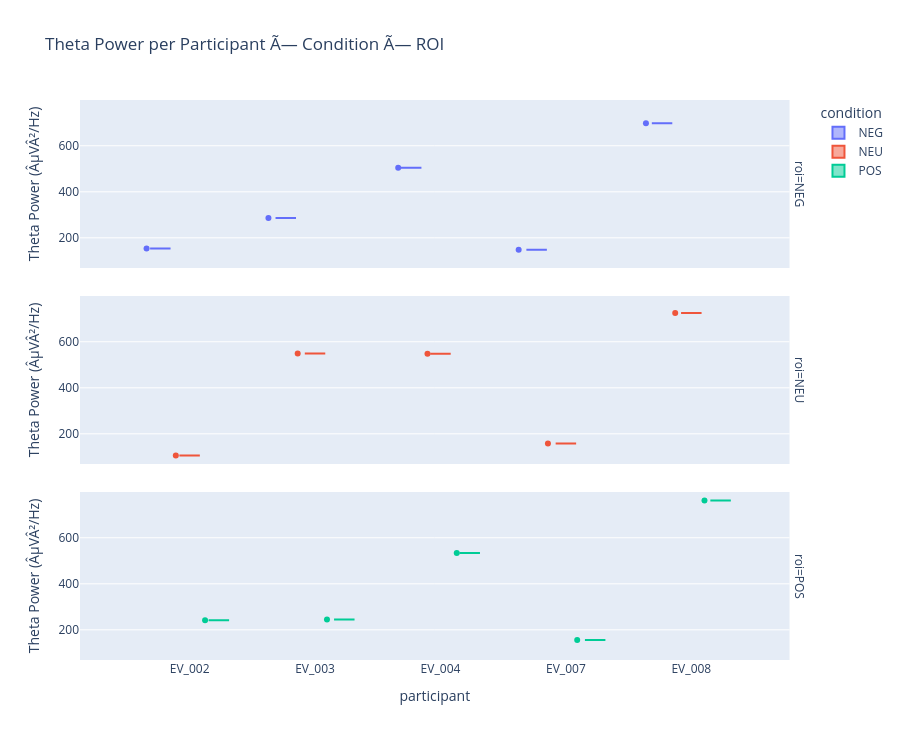

Notebook code cell kept with this figure:
### Code cell
# --- Boxplot: distribution per participant Ã— condition Ã— ROI ---
fig = px.box(
    theta_flat.to_pandas(),
    x="participant", y="theta", color="condition",
    facet_row="roi", facet_row_spacing=0.05,
    points="all", hover_data=["block"],
    title="Theta Power per Participant Ã— Condition Ã— ROI",
    labels={"theta": "Theta Power (ÂµVÂ²/Hz)"},
)
fig.update_layout(height=220 * theta_flat["roi"].n_unique() + 80)
fig.show()

### Figure 1 — Plotly figure (JSON) as saved in the notebook; plotly's stock layout.template omitted (floating-point values rounded to 4 significant figures)
{"data": [{"alignmentgroup": "True", "boxpoints": "all", "customdata": [["bs1"], ["bs1"], ["bs1"], ["bs1"], ["bs1"]], "hovertemplate": "condition=NEG<br>roi=NEG<br>participant=%{x}<br>Theta Power (ÂµVÂ²/Hz)=%{y}<br>block=%{customdata[0]}<extra></extra>", "legendgroup": "NEG", "marker": {"color": "#636efa"}, "name": "NEG", "notched": false, "offsetgroup": "NEG", "orientation": "v", "showlegend": true, "type": "box", "x": ["EV_002", "EV_003", "EV_004", "EV_007", "EV_008"], "x0": " ", "xaxis": "x3", "y": [153.0, 286.0, 504.2, 148.1, 698.4], "y0": " ", "yaxis": "y3"}, {"alignmentgroup": "True", "boxpoints": "all", "customdata": [["bs2"], ["bs2"], ["bs2"], ["bs2"], ["bs2"]], "hovertemplate": "condition=NEU<br>roi=NEU<br>participant=%{x}<br>Theta Power (ÂµVÂ²/Hz)=%{y}<br>block=%{customdata[0]}<extra></extra>", "legendgroup": "NEU", "marker": {"color": "#EF553B"}, "name": "NEU", "notched": false, "offsetgroup": "NEU", "orientation": "v", "showlegend": true, "type": "box", "x": ["EV_002", "EV_003", "EV_004", "EV_007", "EV_008"], "x0": " ", "xaxis": "x2", "y": [105.2, 549.4, 548.1, 157.8, 725.6], "y0": " ", "yaxis": "y2"}, {"alignmentgroup": "True", "boxpoints": "all", "customdata": [["bs3"], ["bs3"], ["bs3"], ["bs3"], ["bs3"]], "hovertemplate": "condition=POS<br>roi=POS<br>participant=%{x}<br>Theta Power (ÂµVÂ²/Hz)=%{y}<br>block=%{customdata[0]}<extra></extra>", "legendgroup": "POS", "marker": {"color": "#00cc96"}, "name": "POS", "notched": false, "offsetgroup": "POS", "orientation": "v", "showlegend": true, "type": "box", "x": ["EV_002", "EV_003", "EV_004", "EV_007", "EV_008"], "x0": " ", "xaxis": "x", "y": [241.5, 244.7, 534.2, 155.3, 762.5], "y0": " ", "yaxis": "y"}], "layout": {"annotations": [{"font": {}, "showarrow": false, "text": "roi=POS", "textangle": 90, "x": 0.98, "xanchor": "left", "xref": "paper", "y": 0.15, "yanchor": "middle", "yref": "paper"}, {"font": {}, "showarrow": false, "text": "roi=NEU", "textangle": 90, "x": 0.98, "xanchor": "left", "xref": "paper", "y": 0.5, "yanchor": "middle", "yref": "paper"}, {"font": {}, "showarrow": false, "text": "roi=NEG", "textangle": 90, "x": 0.98, "xanchor": "left", "xref": "paper", "y": 0.85, "yanchor": "middle", "yref": "paper"}], "boxmode": "group", "height": 740, "legend": {"title": {"text": "condition"}, "tracegroupgap": 0}, "title": {"text": "Theta Power per Participant Ã— Condition Ã— ROI"}, "xaxis": {"anchor": "y", "domain": [0, 0.98], "title": {"text": "participant"}}, "xaxis2": {"anchor": "y2", "domain": [0, 0.98], "matches": "x", "showticklabels": false}, "xaxis3": {"anchor": "y3", "domain": [0, 0.98], "matches": "x", "showticklabels": false}, "yaxis": {"anchor": "x", "domain": [0, 0.3], "title": {"text": "Theta Power (ÂµVÂ²/Hz)"}}, "yaxis2": {"anchor": "x2", "domain": [0.35, 0.65], "matches": "y", "title": {"text": "Theta Power (ÂµVÂ²/Hz)"}}, "yaxis3": {"anchor": "x3", "domain": [0.7, 1], "matches": "y", "title": {"text": "Theta Power (ÂµVÂ²/Hz)"}}}}
